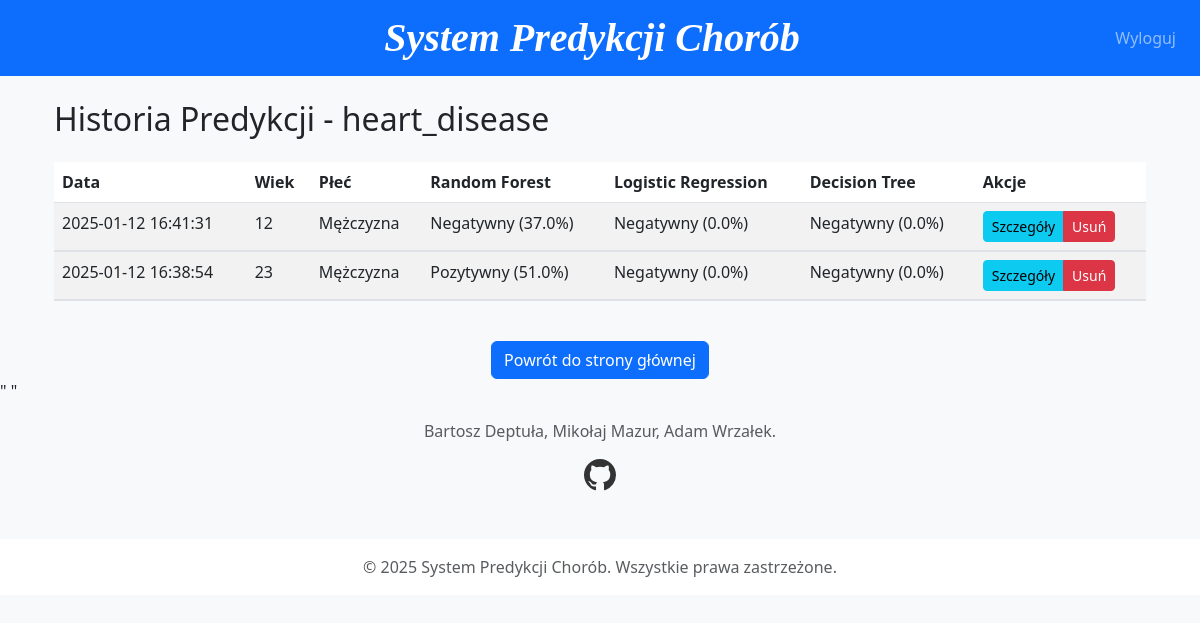
The app's page /history/heart_disease (signed in) with its own data.
### models.py (models this page shows)
class HeartDiseasePrediction(db.Model):
    id = db.Column(db.Integer, primary_key=True)
    user_id = db.Column(db.Integer, db.ForeignKey('user.id'), nullable=False)
    timestamp = db.Column(db.DateTime, default=datetime.utcnow)
    sex = db.Column(db.Integer)
    age = db.Column(db.Integer)
    cp = db.Column(db.Integer)
    trestbps = db.Column(db.Float)
    chol = db.Column(db.Float)
    fbs = db.Column(db.Integer)
    restecg = db.Column(db.Integer)
    thalachh = db.Column(db.Float)
    exng = db.Column(db.Integer)
    oldpeak = db.Column(db.Float)
    slp = db.Column(db.Integer)
    caa = db.Column(db.Integer)
    thall = db.Column(db.Integer)
    rf_prediction = db.Column(db.Integer)
    rf_probability = db.Column(db.Float)
    lr_prediction = db.Column(db.Integer)
    lr_probability = db.Column(db.Float)
    dt_prediction = db.Column(db.Integer)
    dt_probability = db.Column(db.Float)

### flask-app.py (the view)
@app.route('/history/<dataset_name>')
@login_required
def history(dataset_name):
    try:
        if dataset_name == 'heart_disease':
            predictions = HeartDiseasePrediction.query.filter_by(user_id=current_user.id).order_by(HeartDiseasePrediction.timestamp.desc()).all()
        elif dataset_name == 'diabetes':
            predictions = DiabetesPrediction.query.filter_by(user_id=current_user.id).order_by(DiabetesPrediction.timestamp.desc()).all()
        else:  # lung_cancer
            predictions = LungCancerPrediction.query.filter_by(user_id=current_user.id).order_by(LungCancerPrediction.timestamp.desc()).all()
        return render_template('history.html',
                               dataset_name=dataset_name,
                               predictions=predictions)
    except Exception as e:
        return render_template('error.html', error=str(e))

### flask-app.py (called while the page is built)
@login_manager.user_loader
def load_user(id):
    return User.query.get(int(id))

### templates/history.html (shortened to what this page needs)
{% extends "base.html" %}
{% block content %}
<div class="container">
    <h2 class="mb-4">Historia Predykcji - {{ dataset_name }}</h2>
    <div class="table-responsive">
        <table class="table table-striped table-hover">
            <thead>
                <tr>
                    <th>Data</th>
                    {% if dataset_name == 'heart_disease' %}
                        <th>Wiek</th>
                        <th>Płeć</th>
                    {% elif dataset_name == 'diabetes' %}
                        <th>Wiek</th>
                        <th>Poziom Glukozy</th>
                    {% else %}
                        <th>Wiek</th>
                        <th>Płeć</th>
                    {% endif %}
                    <th>Random Forest</th>
                    <th>Logistic Regression</th>
                    <th>Decision Tree</th>
                    <th>Akcje</th>
                </tr>
            </thead>
            <tbody>
                {% for pred in predictions %}
                <tr>
                    <td>{{ pred.timestamp.strftime('%Y-%m-%d %H:%M:%S') }}</td>
                    {% if dataset_name == 'heart_disease' %}
                        <td>{{ pred.age }}</td>
                        <td>{{ "Mężczyzna" if pred.sex == 1 else "Kobieta" }}</td>
                    {% elif dataset_name == 'diabetes' %}
                        <td>{{ pred.age }}</td>
                        <td>{{ pred.glucose }}</td>
                    {% else %}
                        <td>{{ pred.age }}</td>
                        <td>{{ "Mężczyzna" if pred.gender == "M" else "Kobieta" }}</td>
                    {% endif %}
                    <td>
                        {{ "Pozytywny" if pred.rf_prediction == 1 else "Negatywny" }}
                        ({{ "%.1f"|format(pred.rf_probability * 100) }}%)
                    </td>
                    <td>
                        {{ "Pozytywny" if pred.lr_prediction == 1 else "Negatywny" }}
                        ({{ "%.1f"|format(pred.lr_probability * 100) }}%)
                    </td>
                    <td>
                        {{ "Pozytywny" if pred.dt_prediction == 1 else "Negatywny" }}
                        ({{ "%.1f"|format(pred.dt_probability * 100) }}%)
                    </td>
                    <td>
                        <div class="btn-group" role="group">
                            <button class="btn btn-sm btn-info" type="button"
                                    data-bs-toggle="collapse"
                                    data-bs-target="#details{{ pred.id }}"
                                    aria-expanded="false">
                                Szczegóły
                            </button>
                            <a href="{{ url_for('delete_prediction', dataset_name=dataset_name, prediction_id=pred.id) }}"
                               class="btn btn-sm btn-danger"
                               onclick="return confirm('Czy na pewno chcesz usunąć tę predykcję?')">
                                Usuń
                            </a>
                        </div>
                    </td>
                </tr>
                <tr>
                    <td colspan="7" class="p-0">
                    </td>
                </tr>
                {% endfor %}
            </tbody>
        </table>
    </div>
    <div class="text-center mt-4">
        <a href="/" class="btn btn-primary">Powrót do strony głównej</a>
    </div>
</div>
{% endblock %}

### templates/base.html (shortened to what this page needs)
<!DOCTYPE html>
<html lang="pl">
<head>
    <link href="https://cdnjs.cloudflare.com/ajax/libs/bootstrap/5.3.0/css/bootstrap.min.css" rel="stylesheet">
</head>
<body class="bg-light">
<nav class="navbar navbar-expand-lg navbar-dark bg-primary mb-4">
    <div class="container">
        <div class="col-12 text-center">
            <a class="navbar-brand" href="/">System Predykcji Chorób</a>
        </div>
        <div class="navbar-nav position-absolute end-0 me-3">
            {% if current_user.is_authenticated %}
                <a class="nav-link" href="{{ url_for('auth.logout') }}">Wyloguj</a>
            {% else %}
                <a class="nav-link" href="{{ url_for('auth.login') }}">Zaloguj</a>
                <a class="nav-link" href="{{ url_for('auth.register') }}">Zarejestruj</a>
            {% endif %}
        </div>
    </div>
</nav>
    <div class="container">
        {% block content %}{% endblock %}
    </div>
    <div>" "</div>
    <div class="container text-center mt-3">
        <p class="text-muted">
            Bartosz Deptuła, Mikołaj Mazur, Adam Wrzałek.
        </p>
        <a href="https://github.com/AdWrzlk/MLProject" class="github-link" target="_blank" rel="noopener noreferrer">
        </a>
    </div>
    <footer class="footer mt-5 py-3 bg-white">
        <div class="container text-center">
            <span class="text-muted">© 2025 System Predykcji Chorób. Wszystkie prawa zastrzeżone.</span>
        </div>
    </footer>
</body>
</html>

### templates/base.html (style rules this page uses)
.navbar-brand { font-family: 'Georgia', serif; font-weight: bold; font-style: italic; font-size: 2.5rem; }
.github-link { color: #333; text-decoration: none; transition: color 0.2s; }

### records on screen
HeartDiseasePrediction: timestamp "2025-01-12 16:41:31", age "12", sex "Mężczyzna", rf_prediction "Negatywny", pred.rf_probability*100 "37.0", lr_prediction "Negatywny", pred.lr_probability*100 "0.0", dt_prediction "Negatywny", pred.dt_probability*100 "0.0"
HeartDiseasePrediction: timestamp "2025-01-12 16:38:54", age "23", sex "Mężczyzna", rf_prediction "Pozytywny", pred.rf_probability*100 "51.0", lr_prediction "Negatywny", pred.lr_probability*100 "0.0", dt_prediction "Negatywny", pred.dt_probability*100 "0.0"

### other values on screen
{{ dataset_name }} "heart_disease"
